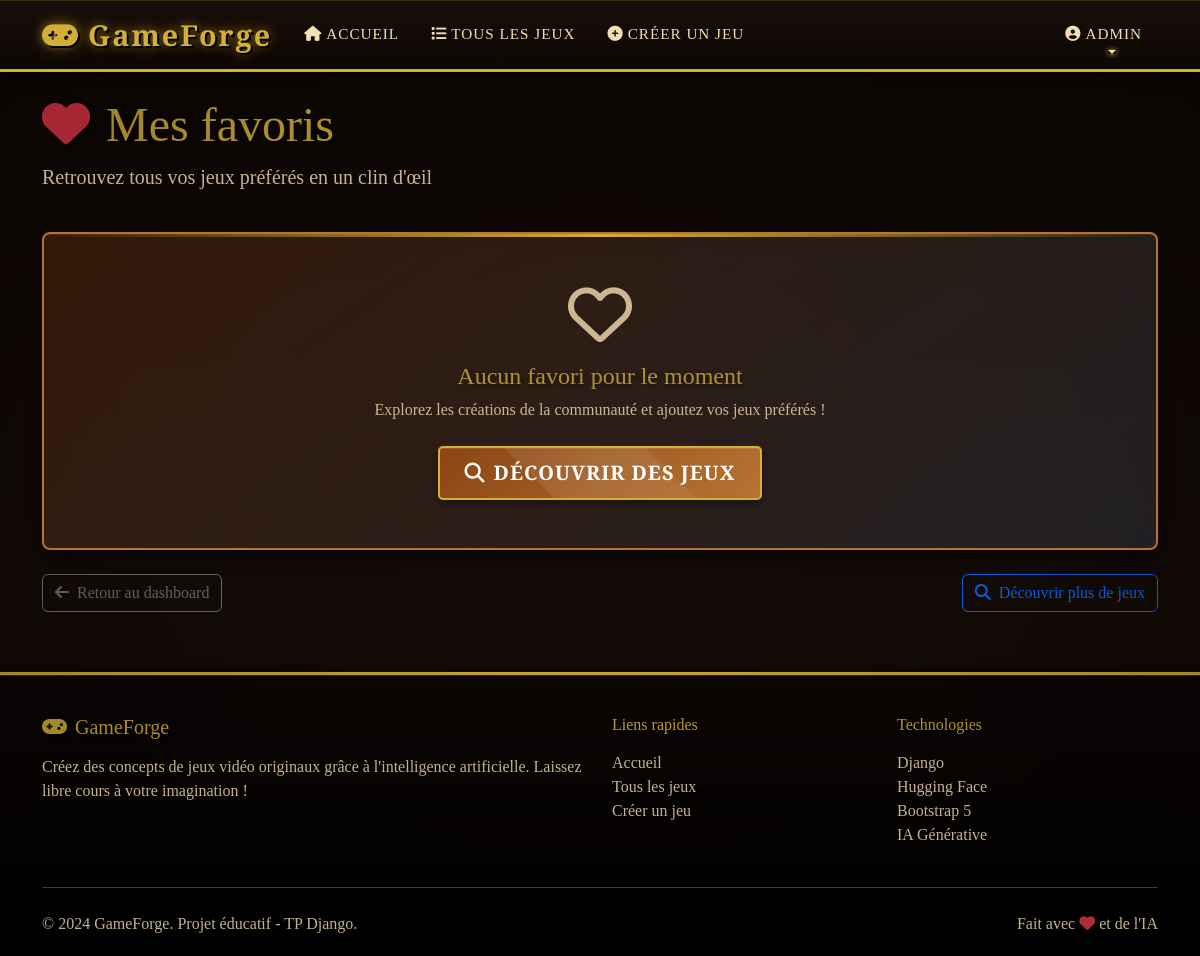
The page /favorites/ (signed in) on the database as committed earlier.
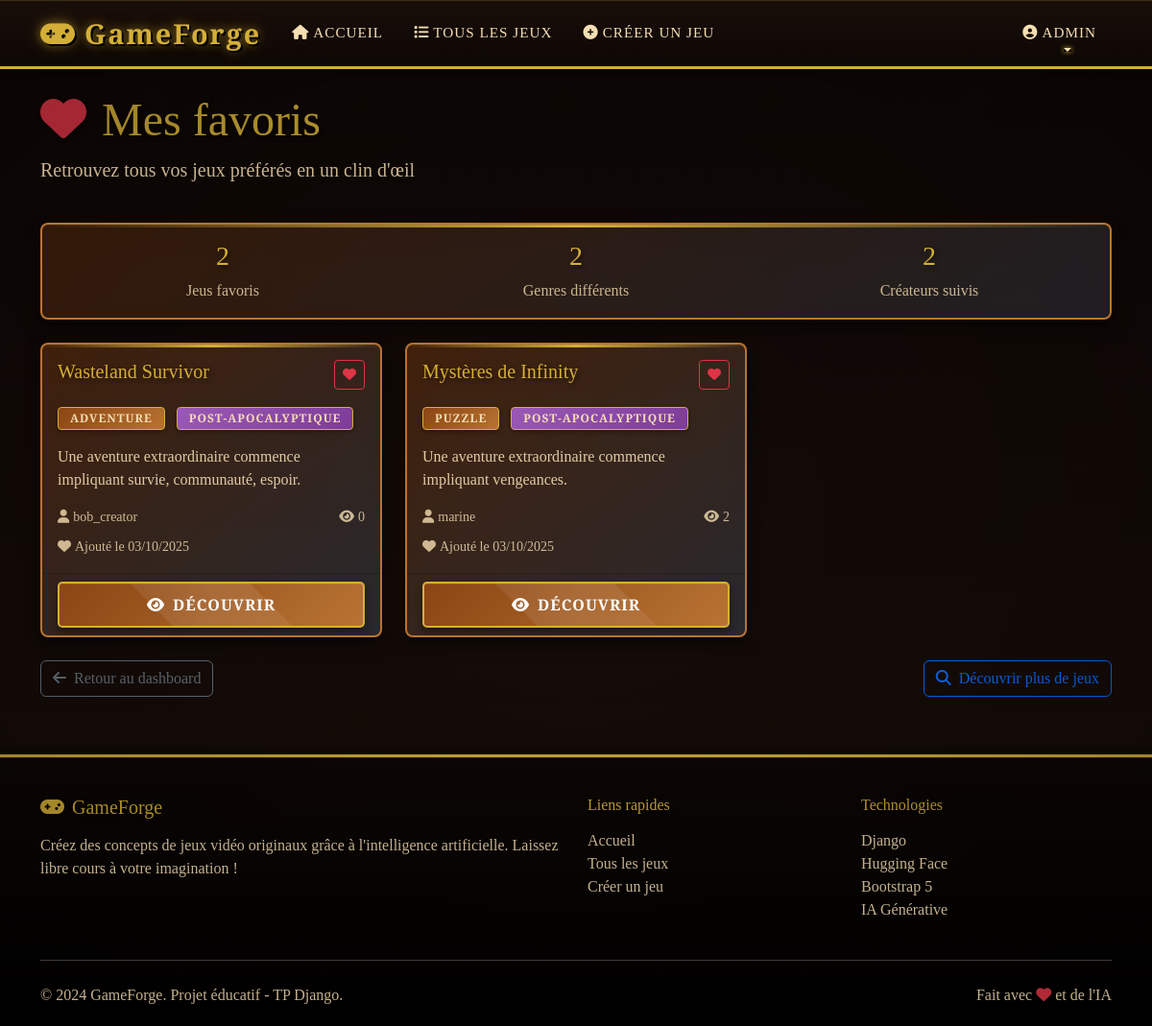
The same page on the database as committed later.
### games/models.py (models this page shows, shortened)
class Favorite(models.Model):
    user = models.ForeignKey(User, on_delete=models.CASCADE, related_name='favorites')
    game = models.ForeignKey(Game, on_delete=models.CASCADE, related_name='favorited_by')
    created_at = models.DateTimeField(default=timezone.now)
    class Meta:
        unique_together = ('user', 'game')
        verbose_name = "Favori"
        verbose_name_plural = "Favoris"

class Game(models.Model):
    GENRE_CHOICES = [
        ('RPG', 'RPG'),
        ('FPS', 'FPS'),
        ('METROIDVANIA', 'Metroidvania'),
        ('VISUAL_NOVEL', 'Visual Novel'),
        ('PLATFORMER', 'Platformer'),
        ('STRATEGY', 'Strategy'),
        ('PUZZLE', 'Puzzle'),
        ('ADVENTURE', 'Adventure'),
        ('SIMULATION', 'Simulation'),
        ('RACING', 'Racing'),
    ]
    AMBIANCE_CHOICES = [
        ('POST_APOCALYPTIC', 'Post-apocalyptique'),
        ('DREAMLIKE', 'Onirique'),
        ('CYBERPUNK', 'Cyberpunk'),
        ('DARK_FANTASY', 'Dark Fantasy'),
        ('MEDIEVAL', 'Médiéval'),
        ('SCI_FI', 'Science-Fiction'),
        ('HORROR', 'Horreur'),
        ('STEAMPUNK', 'Steampunk'),
        ('MODERN', 'Moderne'),
        ('FANTASY', 'Fantasy'),
    ]
    title = models.CharField(max_length=200, verbose_name="Titre du jeu")
    description = models.TextField(verbose_name="Description")
    creator = models.ForeignKey(User, on_delete=models.CASCADE, related_name='games')
    created_at = models.DateTimeField(default=timezone.now)
    updated_at = models.DateTimeField(auto_now=True)
    genre = models.CharField(max_length=20, choices=GENRE_CHOICES)
    ambiance = models.CharField(max_length=20, choices=AMBIANCE_CHOICES)
    keywords = models.TextField(help_text="Mots-clés séparés par des virgules")
    cultural_references = models.TextField(blank=True, help_text="Références culturelles (optionnel)")
    universe_description = models.TextField(blank=True, verbose_name="Description de l'univers")
    main_story = models.TextField(blank=True, verbose_name="Histoire principale")
    gameplay_mechanics = models.TextField(blank=True, verbose_name="Mécaniques de jeu")
    concept_art_character = models.ImageField(upload_to='concept_art/characters/', blank=True, null=True)
    concept_art_environment = models.ImageField(upload_to='concept_art/environments/', blank=True, null=True)
    is_public = models.BooleanField(default=True, verbose_name="Jeu public")
    views_count = models.PositiveIntegerField(default=0)
    class Meta:
        ordering = ['-created_at']
        verbose_name = "Jeu"
        verbose_name_plural = "Jeux"

### games/views.py (the view)
# urls.py: path('favorites/', views.favorites_view, name='favorites'),
@login_required
def favorites_view(request):
    favorites = Favorite.objects.filter(user=request.user).select_related('game').order_by('-created_at')
    paginator = Paginator(favorites, 12)
    page_number = request.GET.get('page')
    page_obj = paginator.get_page(page_number)
    return render(request, 'games/favorites.html', {'page_obj': page_obj})

### templates/games/favorites.html (shortened to what the changed rows need)
{% extends 'base.html' %}
{% block content %}
<div class="container mt-5 pt-5">
    <div class="row mb-4">
        <div class="col-12">
            <h1 class="display-5">
                <i class="fas fa-heart me-3 text-danger"></i>Mes favoris
            </h1>
        </div>
    </div>
    {% if page_obj.object_list %}
    <div class="row mb-4">
        <div class="col-12">
            <div class="card">
                <div class="card-body">
                    <div class="row text-center">
                        <div class="col-md-4">
                            <h3 class="text-primary">{{ page_obj.paginator.count }}</h3>
                            <p class="text-muted mb-0">Jeu{{ page_obj.paginator.count|pluralize }} favori{{ page_obj.paginator.count|pluralize }}</p>
                        </div>
                        <div class="col-md-4">
                            <h3 class="text-success">
                                {% regroup page_obj.object_list by game.genre as genre_list %}
                                {{ genre_list|length }}
                            </h3>
                            <p class="text-muted mb-0">Genre{{ genre_list|length|pluralize }} différent{{ genre_list|length|pluralize }}</p>
                        </div>
                        <div class="col-md-4">
                            <h3 class="text-warning">
                                {% regroup page_obj.object_list by game.creator as creator_list %}
                                {{ creator_list|length }}
                            </h3>
                            <p class="text-muted mb-0">Créateur{{ creator_list|length|pluralize }} suivi{{ creator_list|length|pluralize }}</p>
                        </div>
                    </div>
                </div>
            </div>
        </div>
    </div>
    <div class="row g-4">
        {% for favorite in page_obj %}
        <div class="col-md-6 col-lg-4">
            <div class="card game-card h-100">
                <div class="card-body">
                    <div class="d-flex justify-content-between align-items-start mb-3">
                        <h5 class="card-title">{{ favorite.game.title }}</h5>
                        <button class="btn btn-sm btn-outline-danger favorite-btn"
                                data-game-id="{{ favorite.game.id }}"
                                title="Retirer des favoris">
                            <i class="fas fa-heart"></i>
                        </button>
                    </div>
                    <div class="mb-3">
                        <span class="badge badge-genre me-2">{{ favorite.game.get_genre_display }}</span>
                        <span class="badge badge-ambiance">{{ favorite.game.get_ambiance_display }}</span>
                    </div>
                    <p class="card-text">{{ favorite.game.description|truncatewords:20 }}</p>
                    <div class="d-flex justify-content-between align-items-center">
                        <small class="text-muted">
                            <i class="fas fa-user me-1"></i>{{ favorite.game.creator.username }}
                        </small>
                        <small class="text-muted">
                            <i class="fas fa-eye me-1"></i>{{ favorite.game.views_count }}
                        </small>
                    </div>
                    <div class="mt-2">
                        <small class="text-muted">
                            <i class="fas fa-heart me-1"></i>Ajouté le {{ favorite.created_at|date:"d/m/Y" }}
                        </small>
                    </div>
                </div>
                <div class="card-footer bg-transparent">
                    <a href="{% url 'game_detail' favorite.game.pk %}" class="btn btn-primary w-100">
                        <i class="fas fa-eye me-2"></i>Découvrir
                    </a>
                </div>
            </div>
        </div>
        {% endfor %}
    </div>
    {% else %}
    <div class="row">
        <div class="col-12">
            <div class="card">
                <div class="card-body text-center py-5">
                    <i class="far fa-heart fa-4x text-muted mb-3"></i>
                    <h4 class="text-muted">Aucun favori pour le moment</h4>
                    <p class="text-muted mb-4">
                        Explorez les créations de la communauté et ajoutez vos jeux préférés !
                    </p>
                    <a href="{% url 'game_list' %}" class="btn btn-primary btn-lg">
                        <i class="fas fa-search me-2"></i>Découvrir des jeux
                    </a>
                </div>
            </div>
        </div>
    </div>
    {% endif %}
</div>
{% endblock %}

Rows that differ between the two databases and show on the page:
added Favorite: game "Wasteland Survivor", game.genre "ADVENTURE", game.ambiance "POST-APOCALYPTIQUE", game.description "Une aventure extraordinaire commence impliquant survie, communauté, espoir.", game.creator.username "bob_creator", game.views_count "0", created_at "03/10/2025"
added Favorite: game "Mystères de Infinity", game.genre "PUZZLE", game.ambiance "POST-APOCALYPTIQUE", game.description "Une aventure extraordinaire commence impliquant vengeances.", game.creator.username "marine", game.views_count "2", created_at "03/10/2025"
Other text that changed with them:
{{ page_obj.paginator.count }}: (not shown) → "2"
{{ genre_list|length }}: (not shown) → "2"
{{ creator_list|length }}: (not shown) → "2"
text no longer shown: "Aucun favori pour le moment Explorez les créations de la communauté et ajoutez vos jeux préférés ! DÉCOUVRIR DES JEUX"
text now shown: "Jeu favori Genre différent Créateur suivi"
